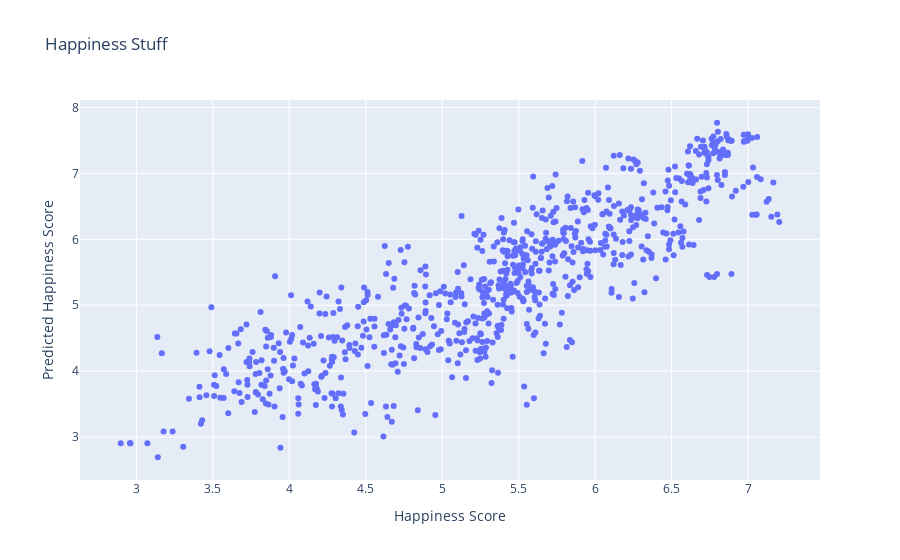

Notebook cell for this chart:
### Code cell
trace = go.Scatter(
    x= lm.predict(X),
    y= New_df.Happiness_Score,
    mode = 'markers'
)

data = [trace]
layout = go.Layout(
title = 'Happiness Stuff',
xaxis=dict(
    title = 'Happiness Score')
    ,
yaxis = dict(
title='Predicted Happiness Score')
    )
fig = go.Figure(data=data, layout=layout)
iplot(fig)

### Figure 1 — Plotly figure (JSON) as saved in the notebook; plotly's stock layout.template omitted (floating-point values rounded to 4 significant figures; data arrays with more than 128 entries replaced by an {"elided": "..."} marker saying what was removed)
{"data": [{"mode": "markers", "type": "scatter", "x": {"elided": "782 float values"}, "y": {"elided": "782 float values"}}], "layout": {"title": {"text": "Happiness Stuff"}, "xaxis": {"title": {"text": "Happiness Score"}}, "yaxis": {"title": {"text": "Predicted Happiness Score"}}}}
